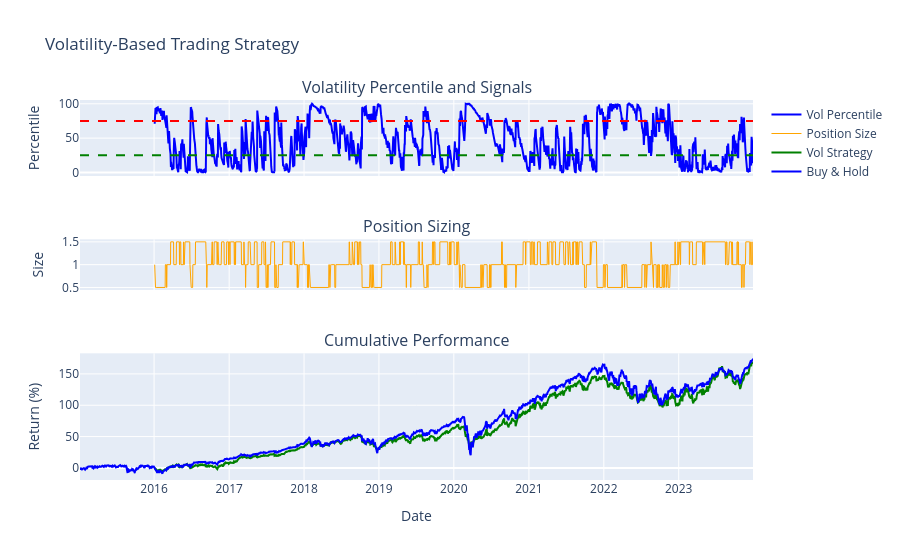

This figure's notebook cell:
### Markdown cell above
## 8. Volatility Trading Signals

### Code cell
# Generate trading signals based on volatility regime
def generate_volatility_signals(conditional_vol, lookback=252):
    """
    Generate trading signals based on volatility regime
    """
    # Calculate volatility percentiles
    vol_percentile = conditional_vol.rolling(lookback).rank(pct=True)
    
    # Define regimes
    signals = pd.Series(index=conditional_vol.index, dtype=float)
    signals[vol_percentile < 0.25] = 1.5   # Low vol: increase exposure
    signals[(vol_percentile >= 0.25) & (vol_percentile < 0.75)] = 1.0  # Normal
    signals[vol_percentile >= 0.75] = 0.5  # High vol: reduce exposure
    
    return signals, vol_percentile

# Apply to SPY
spy_vol = portfolio_garch_models['SPY'].conditional_volatility * np.sqrt(252)
signals, vol_percentile = generate_volatility_signals(spy_vol)

# Backtest the strategy
spy_ret = returns['SPY'] / 100  # Convert back to decimal
strategy_returns = spy_ret * signals.shift(1)  # Use previous day's signal
buy_hold_returns = spy_ret

# Calculate cumulative returns
cum_strategy = (1 + strategy_returns).cumprod()
cum_buy_hold = (1 + buy_hold_returns).cumprod()

# Create visualization
fig = make_subplots(rows=3, cols=1, shared_xaxes=True,
                    subplot_titles=('Volatility Percentile and Signals',
                                   'Position Sizing',
                                   'Cumulative Performance'),
                    row_heights=[0.3, 0.2, 0.5])

# Volatility percentile
fig.add_trace(go.Scatter(x=vol_percentile.index, y=vol_percentile * 100,
                        mode='lines', name='Vol Percentile',
                        line=dict(color='blue')),
              row=1, col=1)

# Add regime lines
fig.add_hline(y=25, line_dash="dash", line_color="green", row=1, col=1)
fig.add_hline(y=75, line_dash="dash", line_color="red", row=1, col=1)

# Position sizing
fig.add_trace(go.Scatter(x=signals.index, y=signals,
                        mode='lines', name='Position Size',
                        line=dict(color='orange', width=1)),
              row=2, col=1)

# Performance
fig.add_trace(go.Scatter(x=cum_strategy.index, y=(cum_strategy - 1) * 100,
                        mode='lines', name='Vol Strategy',
                        line=dict(color='green')),
              row=3, col=1)
fig.add_trace(go.Scatter(x=cum_buy_hold.index, y=(cum_buy_hold - 1) * 100,
                        mode='lines', name='Buy & Hold',
                        line=dict(color='blue')),
              row=3, col=1)

fig.update_yaxes(title_text="Percentile", row=1, col=1)
fig.update_yaxes(title_text="Size", row=2, col=1)
fig.update_yaxes(title_text="Return (%)", row=3, col=1)
fig.update_xaxes(title_text="Date", row=3, col=1)

fig.update_layout(height=900, title_text="Volatility-Based Trading Strategy")
fig.show()

# Performance metrics
def calculate_performance_metrics(returns):
    annual_return = returns.mean() * 252
    annual_vol = returns.std() * np.sqrt(252)
    sharpe = annual_return / annual_vol
    max_dd = (1 + returns).cumprod().div((1 + returns).cumprod().cummax()).min() - 1
    
    return {
        'Annual Return': f"{annual_return:.2%}",
        'Annual Volatility': f"{annual_vol:.2%}",
        'Sharpe Ratio': f"{sharpe:.3f}",
        'Max Drawdown': f"{max_dd:.2%}"
    }

print("\nStrategy Performance Comparison:")
print("=" * 50)
perf_comparison = pd.DataFrame({
    'Vol Strategy': calculate_performance_metrics(strategy_returns.dropna()),
    'Buy & Hold': calculate_performance_metrics(buy_hold_returns)
}).T
print(perf_comparison)

### Figure 1 — Plotly figure (JSON) as saved in the notebook; plotly's stock layout.template omitted (floating-point values rounded to 4 significant figures; data arrays with more than 128 entries replaced by an {"elided": "..."} marker saying what was removed)
{"data": [{"line": {"color": "blue"}, "mode": "lines", "name": "Vol Percentile", "type": "scatter", "x": {"elided": "2263 str values"}, "xaxis": "x", "y": {"elided": "2263 float values"}, "yaxis": "y"}, {"line": {"color": "orange", "width": 1}, "mode": "lines", "name": "Position Size", "type": "scatter", "x": {"elided": "2263 str values"}, "xaxis": "x2", "y": {"elided": "2263 float values"}, "yaxis": "y2"}, {"line": {"color": "green"}, "mode": "lines", "name": "Vol Strategy", "type": "scatter", "x": {"elided": "2263 str values"}, "xaxis": "x3", "y": {"elided": "2263 float values"}, "yaxis": "y3"}, {"line": {"color": "blue"}, "mode": "lines", "name": "Buy & Hold", "type": "scatter", "x": {"elided": "2263 str values"}, "xaxis": "x3", "y": {"elided": "2263 float values"}, "yaxis": "y3"}], "layout": {"annotations": [{"font": {"size": 16}, "showarrow": false, "text": "Volatility Percentile and Signals", "x": 0.5, "xanchor": "center", "xref": "paper", "y": 1, "yanchor": "bottom", "yref": "paper"}, {"font": {"size": 16}, "showarrow": false, "text": "Position Sizing", "x": 0.5, "xanchor": "center", "xref": "paper", "y": 0.6333, "yanchor": "bottom", "yref": "paper"}, {"font": {"size": 16}, "showarrow": false, "text": "Cumulative Performance", "x": 0.5, "xanchor": "center", "xref": "paper", "y": 0.3333, "yanchor": "bottom", "yref": "paper"}], "autosize": true, "shapes": [{"line": {"color": "green", "dash": "dash"}, "type": "line", "x0": 0, "x1": 1, "xref": "x domain", "y0": 25, "y1": 25, "yref": "y"}, {"line": {"color": "red", "dash": "dash"}, "type": "line", "x0": 0, "x1": 1, "xref": "x domain", "y0": 75, "y1": 75, "yref": "y"}], "title": {"text": "Volatility-Based Trading Strategy"}, "xaxis": {"anchor": "y", "autorange": true, "domain": [0, 1], "matches": "x3", "range": ["2015-01-05", "2023-12-29"], "showticklabels": false, "type": "date"}, "xaxis2": {"anchor": "y2", "autorange": true, "domain": [0, 1], "matches": "x3", "range": ["2015-01-05", "2023-12-29"], "showticklabels": false, "type": "date"}, "xaxis3": {"anchor": "y3", "autorange": true, "domain": [0, 1], "range": ["2015-01-05", "2023-12-29"], "title": {"text": "Date"}, "type": "date"}, "yaxis": {"anchor": "x", "autorange": true, "domain": [0.8, 1], "range": [-5.137, 105.5], "title": {"text": "Percentile"}, "type": "linear"}, "yaxis2": {"anchor": "x2", "autorange": true, "domain": [0.5, 0.6333], "range": [0.4444, 1.556], "title": {"text": "Size"}, "type": "linear"}, "yaxis3": {"anchor": "x3", "autorange": true, "domain": [0, 0.3333], "range": [-19.25, 182.8], "title": {"text": "Return (%)"}, "type": "linear"}}}
